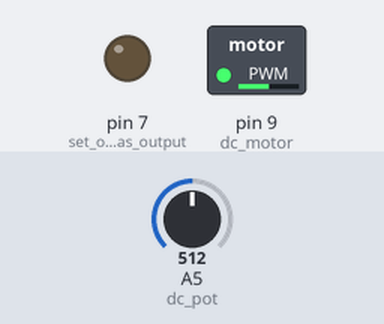
Recording of a sketch running on a simulated Arduino Uno, built with avr-gcc and run on an emulated ATmega328P. On the bench: switched loads named in the sketch (green lamp = pin HIGH), output pins drawn as LEDs (lit = HIGH). Inputs (shaded band) come from the test bench; at power-on: A5 (dc_pot) = 512.

Above: at 2.0 s.
2.1 s: A5 (dc_pot) set to 716
At 3.7 s:
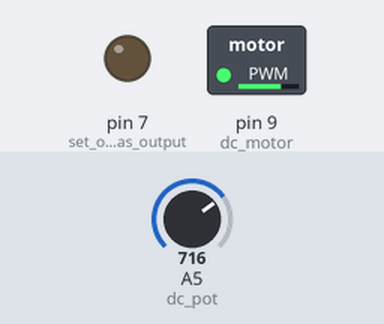
4.0 s: A5 (dc_pot) set to 900
At 5.9 s:
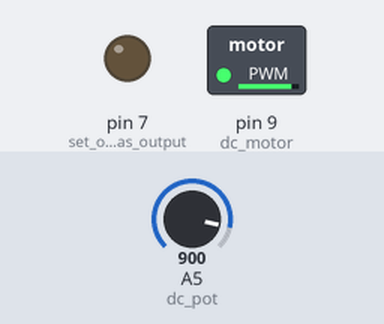
6.5 s: A5 (dc_pot) set to 122
At 8.0 s:
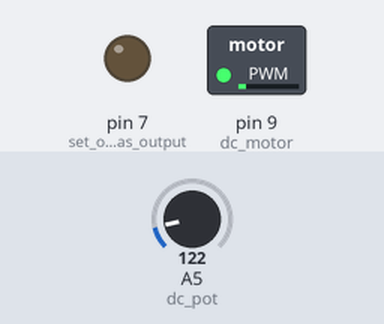
Timing chart, 0 to 9.5 s (numbered marks = the images above; inputs shaded):
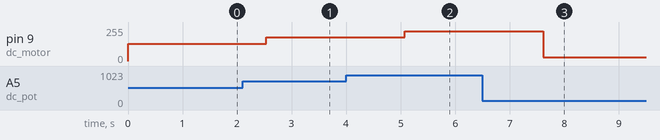

Measured:
- after the input at 2.1 s, pin 9 (dc_motor): 128/255 → 179/255 after 0.44 s
- after the input at 4.0 s, pin 9 (dc_motor): 179/255 → 225/255 after 1.1 s
- after the input at 6.5 s, pin 9 (dc_motor): 225/255 → 30/255 after 1.1 s

The sketch:

winding_stepper_drive.ino
```cpp
//Generates pulse train of specified pulse number, frequency, and duty cycle
//Pin 7 output

int pulseNumber = 25000;          // Number of pulses in pulse train
double frequency = 20000;            //frequency in Hz
double dutyCycle = .25;          //duty cycle
unsigned long seconds = 1;        //delay between pulse sets

int on;
int off;
double period;
const int dc_motor = 9;
int dc_speed;      //speed of dc motor in rpm
const int dc_pot = A5;

#define fastWrite(_pin_, _state_) ( _pin_ < 8 ? (_state_ ?  PORTD |= 1 << _pin_ : PORTD &= ~(1 << _pin_ )) : (_state_ ?  PORTB |= 1 << (_pin_ -8) : PORTB &= ~(1 << (_pin_ -8)  )))
// the macro sets or clears the appropriate bit in port D if the pin is less than 8 or port B if between 8 and 13


void setup() {
  pinMode(7, OUTPUT);          // set outPin pin as output
period = (1 / frequency) * 1000000;
on = dutyCycle * period;
off = period * (1-dutyCycle);
}

void loop() {
  set_dc_speed();

  // call Pulse function for n = pulseNumber
 for (int i=1; i<=pulseNumber; i++) {
    Pulse(on, off);
  }

  //delay(seconds * 1000UL);  // delay between pulse sets
}

void Pulse(int on, int off) {
  fastWrite(6, HIGH);       // set Pin high
  delayMicroseconds(on);      // waits "on" microseconds
  fastWrite(6, LOW);        // set pin low
  delayMicroseconds(off);      //wait "off" microseconds
}
void set_dc_speed(){
   //read the sensor value:
  dc_speed = analogRead(dc_pot);
  dc_speed = dc_speed/4;
  dc_speed = max(dc_speed, 1);
  dc_speed = min(dc_speed, 255);
  // map it to a range from 0 to 100:
  //dc_speed = map(dc_speed, 0, 1023, 0, 255);
//  dc_speed = max(dc_speed, 90);
//  dc_speed = min(dc_speed, 255);
  analogWrite(dc_motor,dc_speed);

}
```
